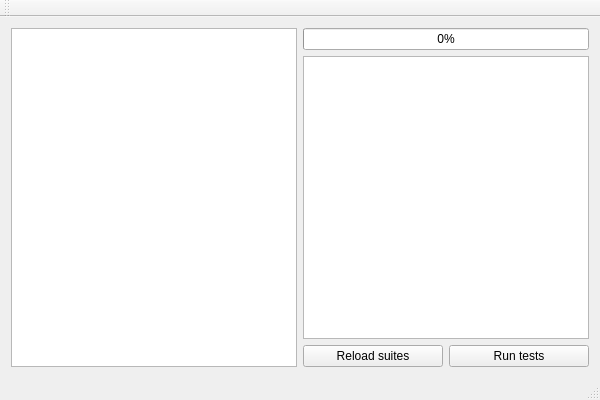
<?xml version="1.0" encoding="UTF-8"?>
<ui version="4.0">
 <class>MainWindow</class>
 <widget class="QMainWindow" name="MainWindow">
  <property name="geometry">
   <rect>
    <x>0</x>
    <y>0</y>
    <width>600</width>
    <height>400</height>
   </rect>
  </property>
  <property name="windowTitle">
   <string>MainWindow</string>
  </property>
  <widget class="QWidget" name="centralWidget">
   <property name="sizePolicy">
    <sizepolicy hsizetype="Maximum" vsizetype="Maximum">
     <horstretch>0</horstretch>
     <verstretch>0</verstretch>
    </sizepolicy>
   </property>
   <layout class="QHBoxLayout" name="horizontalLayout_2">
    <item>
     <layout class="QHBoxLayout" name="horizontalLayout">
      <item>
       <widget class="QTreeWidget" name="treeWidget">
        <attribute name="headerVisible">
         <bool>false</bool>
        </attribute>
        <attribute name="headerVisible">
         <bool>false</bool>
        </attribute>
        <column>
         <property name="text">
          <string notr="true">1</string>
         </property>
        </column>
       </widget>
      </item>
      <item>
       <layout class="QVBoxLayout" name="verticalLayout">
        <item>
         <widget class="QProgressBar" name="progressBar">
          <property name="sizePolicy">
           <sizepolicy hsizetype="Expanding" vsizetype="Fixed">
            <horstretch>0</horstretch>
            <verstretch>0</verstretch>
           </sizepolicy>
          </property>
          <property name="value">
           <number>0</number>
          </property>
          <property name="invertedAppearance">
           <bool>false</bool>
          </property>
         </widget>
        </item>
        <item>
         <widget class="QTextBrowser" name="textBrowser"/>
        </item>
        <item>
         <layout class="QHBoxLayout" name="horizontalLayout_3">
          <item>
           <widget class="QPushButton" name="pushButton_2">
            <property name="text">
             <string>Reload suites</string>
            </property>
           </widget>
          </item>
          <item>
           <widget class="QPushButton" name="pushButton_3">
            <property name="text">
             <string>Run tests</string>
            </property>
           </widget>
          </item>
         </layout>
        </item>
       </layout>
      </item>
     </layout>
    </item>
   </layout>
  </widget>
  <widget class="QMenuBar" name="menuBar">
   <property name="geometry">
    <rect>
     <x>0</x>
     <y>0</y>
     <width>600</width>
     <height>21</height>
    </rect>
   </property>
  </widget>
  <widget class="QToolBar" name="mainToolBar">
   <attribute name="toolBarArea">
    <enum>TopToolBarArea</enum>
   </attribute>
   <attribute name="toolBarBreak">
    <bool>false</bool>
   </attribute>
  </widget>
  <widget class="QStatusBar" name="statusBar"/>
 </widget>
 <layoutdefault spacing="6" margin="11"/>
 <resources/>
 <connections>
  <connection>
   <sender>pushButton_2</sender>
   <signal>clicked()</signal>
   <receiver>MainWindow</receiver>
   <slot>reloadSuitesClicked()</slot>
   <hints>
    <hint type="sourcelabel">
     <x>366</x>
     <y>355</y>
    </hint>
    <hint type="destinationlabel">
     <x>337</x>
     <y>374</y>
    </hint>
   </hints>
  </connection>
  <connection>
   <sender>pushButton_3</sender>
   <signal>clicked()</signal>
   <receiver>MainWindow</receiver>
   <slot>runTestsClicked()</slot>
   <hints>
    <hint type="sourcelabel">
     <x>454</x>
     <y>355</y>
    </hint>
    <hint type="destinationlabel">
     <x>508</x>
     <y>369</y>
    </hint>
   </hints>
  </connection>
  <connection>
   <sender>progressBar</sender>
   <signal>valueChanged(int)</signal>
   <receiver>MainWindow</receiver>
   <slot>progressBarValueChanged(int)</slot>
   <hints>
    <hint type="sourcelabel">
     <x>399</x>
     <y>52</y>
    </hint>
    <hint type="destinationlabel">
     <x>209</x>
     <y>373</y>
    </hint>
   </hints>
  </connection>
  <connection>
   <sender>treeWidget</sender>
   <signal>currentItemChanged(QTreeWidgetItem*,QTreeWidgetItem*)</signal>
   <receiver>MainWindow</receiver>
   <slot>treeSelectedItemChanged(QTreeWidgetItem*,QTreeWidgetItem*)</slot>
   <hints>
    <hint type="sourcelabel">
     <x>114</x>
     <y>176</y>
    </hint>
    <hint type="destinationlabel">
     <x>440</x>
     <y>369</y>
    </hint>
   </hints>
  </connection>
 </connections>
 <slots>
  <slot>pushButtonClicked()</slot>
  <slot>reloadSuitesClicked()</slot>
  <slot>runTestsClicked()</slot>
  <slot>progressBarValueChanged(int)</slot>
  <slot>treeSelectedItemChanged(QTreeWidgetItem*,QTreeWidgetItem*)</slot>
 </slots>
</ui>
